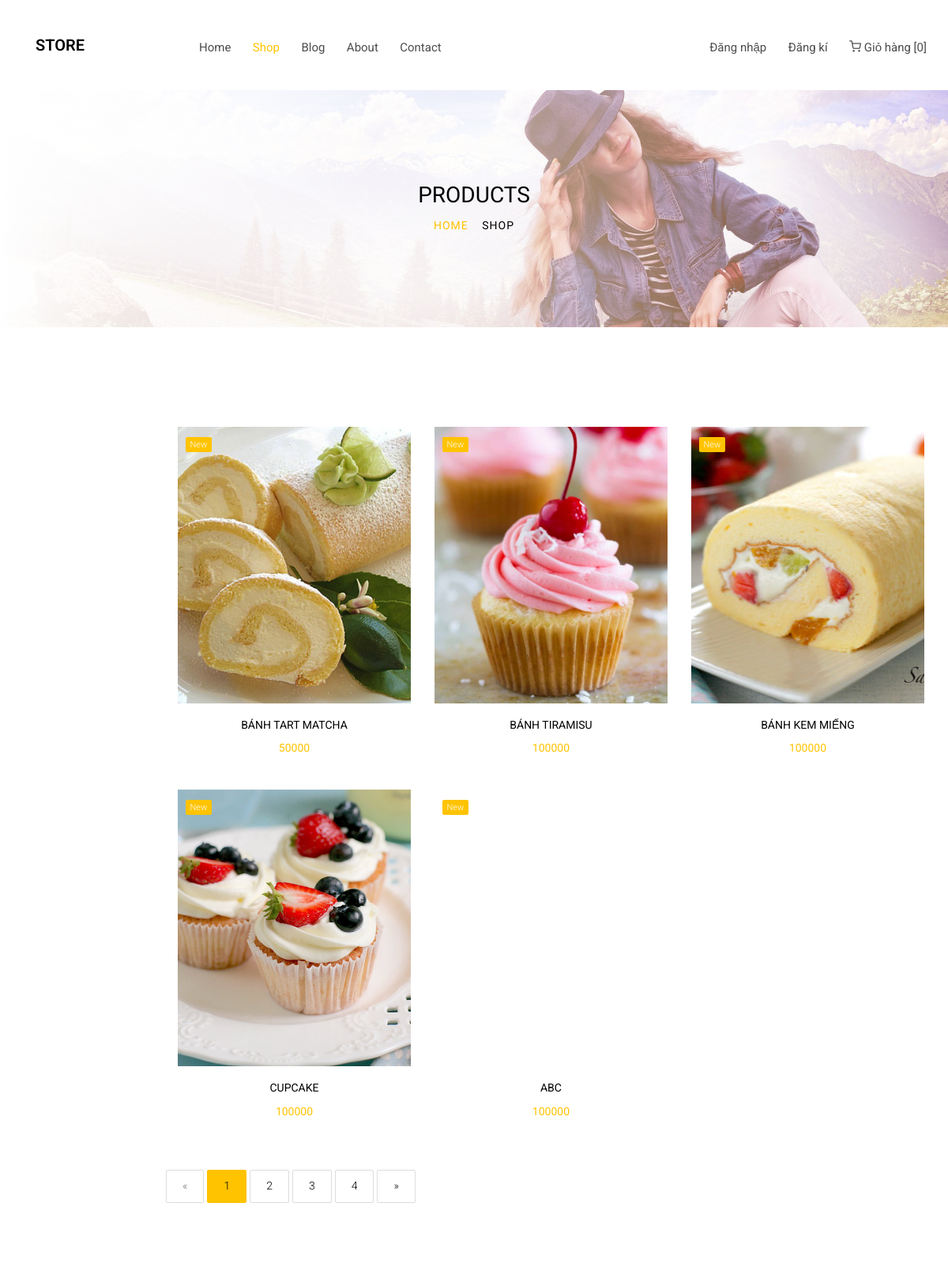
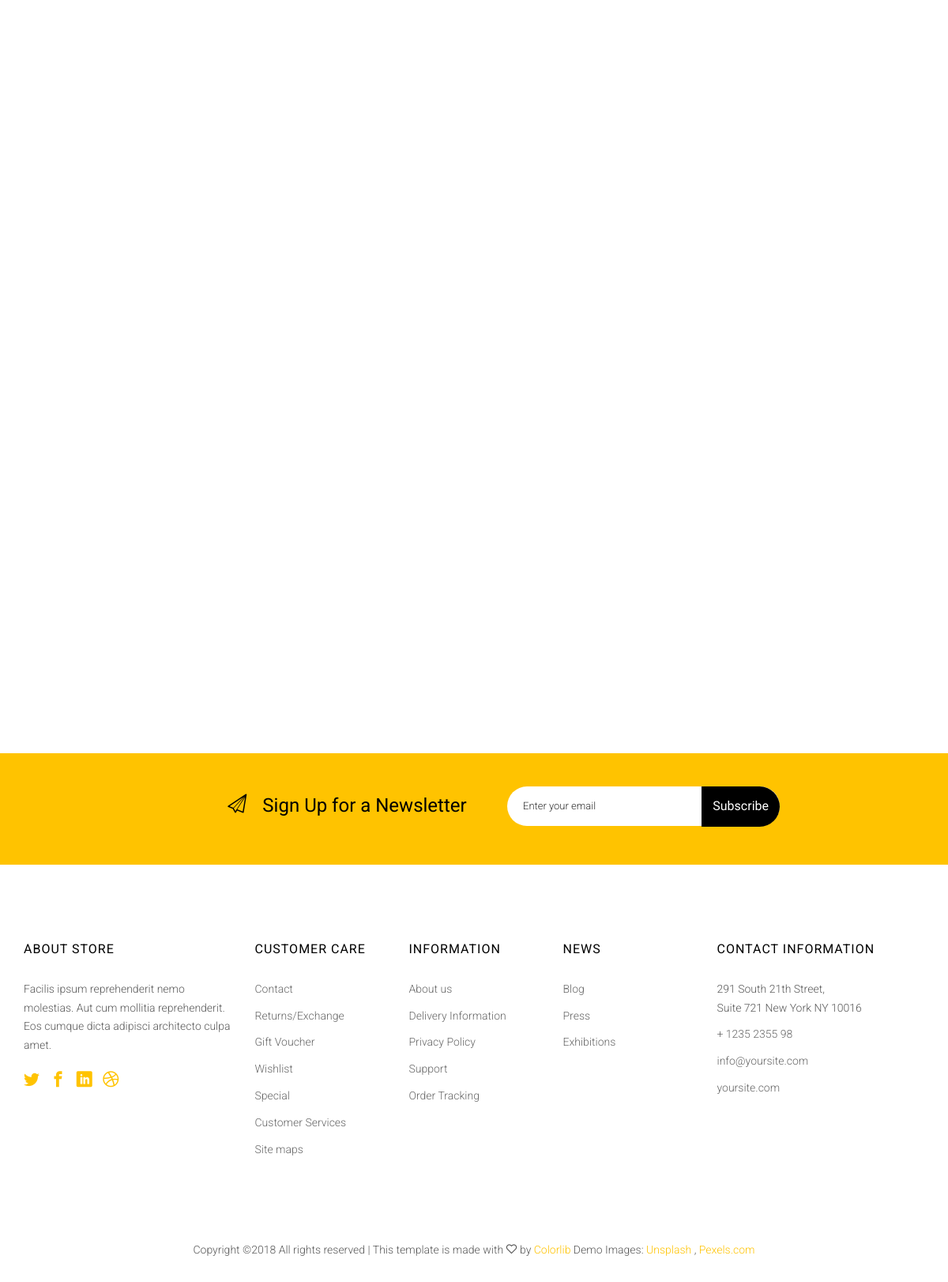
The page /bakery_store/ on the database its author committed (2 pictures, top to bottom).
### bakery_store/models.py (models this page shows)
class Product(models.Model):
    id = models.UUIDField(primary_key=True, default=uuid.uuid4, editable=False)
    name = models.CharField(max_length=30, unique=True)
    available_quantity = models.IntegerField()
    descript = models.CharField(max_length=10000000, default="")
    price = models.IntegerField()
    category = models.CharField(max_length=30)
    image = models.ImageField(upload_to="images")
    is_deleted = models.BooleanField(default=True)

### bakery_store/views.py (the view)
# urls.py: path("",views.index,name='index'),
def index(request):
    product_list = models.Product.objects.all()
    context = {
        'product_list':product_list
    }
    return render(request,'bakery_store/shop.html',context)

### bakery_store/templates/bakery_store/shop.html (shortened to what this page needs)
<!DOCTYPE HTML>
<html>
	<head>
	 {% load static %}
	<link rel="stylesheet" href="{% static 'bakery_store/css/animate.css' %}">
	<link rel="stylesheet" href="{% static 'bakery_store/css/icomoon.css' %}">
	<link rel="stylesheet" href="{% static 'bakery_store/css/bootstrap.css' %}">
	<link rel="stylesheet" href="{% static 'bakery_store/css/magnific-popup.css' %}">
	<link rel="stylesheet" href="{% static 'bakery_store/css/flexslider.css' %}">
	<link rel="stylesheet" href="{% static 'bakery_store/css/owl.carousel.min.css' %}">
	<link rel="stylesheet" href="{% static 'bakery_store/css/owl.theme.default.min.css' %}">
	<link rel="stylesheet" href="{% static 'bakery_store/css/bootstrap-datepicker.css'%}">
	<link rel="stylesheet" href="{% static 'bakery_store/fonts/flaticon/font/flaticon.css' %}">
	<link rel="stylesheet" href="{% static 'bakery_store/css/style.css' %}">
	</head>
	<body>
	<div id="page">
		<nav class="colorlib-nav" role="navigation">
			<div class="top-menu">
				<div class="container">
					<div class="row">
						<div class="col-xs-2">
							<div id="colorlib-logo"><a href="index.html">Store</a></div>
						</div>
						<div class="col-xs-6 text-left menu-1">
							<ul>
								<li><a href="index.html">Home</a></li>
								<li class="has-dropdown active">
									<a href="shop.html">Shop</a>
								</li>
								<li><a href="blog.html">Blog</a></li>
								<li><a href="about.html">About</a></li>
								<li><a href="contact.html">Contact</a></li>
							</ul>
						</div>
						<div class="col-xs-4 text-right menu-1">
							<ul>
							<li><a href="{% url 'loginView' %}">Đăng nhập</a></li>
							<li><a href="{% url 'register' %}">Đăng kí</a></li>
								<li><a href="cart.html"><i class="icon-shopping-cart"></i> Giỏ hàng [0]</a></li>
							</ul>
						</div>
					</div>
				</div>
			</div>
		</nav>
		<aside id="colorlib-hero" class="breadcrumbs">
			<div class="flexslider">
				<ul class="slides">
			   	<li style="background-image: url(images/cover-img-1.jpg);">
			   		<div class="overlay"></div>
			   		<div class="container-fluid">
			   			<div class="row">
				   			<div class="col-md-6 col-md-offset-3 col-sm-12 col-xs-12 slider-text">
				   				<div class="slider-text-inner text-center">
				   					<h1>Products</h1>
				   					<h2 class="bread"><span><a href="index.html">Home</a></span> <span>Shop</span></h2>
				   				</div>
				   			</div>
				   		</div>
			   		</div>
			   	</li>
			  	</ul>
		  	</div>
		</aside>
		<div class="colorlib-shop">
			<div class="container">
				<div class="row">
					<div class="col-md-10 col-md-push-2">
						<div class="row row-pb-lg">
                            {% for product in product_list %}
							<div class="col-md-4 text-center">
								<div class="product-entry">
									<div class="product-img" style="background-image: url('/static/bakery_store/{{ product.image }}');">
										<p class="tag"><span class="new">New</span></p>
									</div>
									<div class="desc">
										<h3><a href="product-detail.html">{{ product.name }}</a></h3>
										<p class="price"><span>{{ product.price }}</span></p>
									</div>
								</div>
							</div>
							{% endfor %}
						<div class="row">
							<div class="col-md-12">
								<ul class="pagination">
									<li class="disabled"><a href="#">&laquo;</a></li>
									<li class="active"><a href="#">1</a></li>
									<li><a href="#">2</a></li>
									<li><a href="#">3</a></li>
									<li><a href="#">4</a></li>
									<li><a href="#">&raquo;</a></li>
								</ul>
							</div>
						</div>
					</div>
				</div>
			</div>
		</div>
		<div id="colorlib-subscribe">
			<div class="container">
				<div class="row">
					<div class="col-md-8 col-md-offset-2">
						<div class="col-md-6 text-center">
							<h2><i class="icon-paperplane"></i>Sign Up for a Newsletter</h2>
						</div>
						<div class="col-md-6">
							<form class="form-inline qbstp-header-subscribe">
								<div class="row">
									<div class="col-md-12 col-md-offset-0">
										<div class="form-group">
											<input type="text" class="form-control" id="email" placeholder="Enter your email">
											<button type="submit" class="btn btn-primary">Subscribe</button>
										</div>
									</div>
								</div>
							</form>
						</div>
					</div>
				</div>
			</div>
		</div>
		<footer id="colorlib-footer" role="contentinfo">
			<div class="container">
				<div class="row row-pb-md">
					<div class="col-md-3 colorlib-widget">
						<h4>About Store</h4>
						<p>Facilis ipsum reprehenderit nemo molestias. Aut cum mollitia reprehenderit. Eos cumque dicta adipisci architecto culpa amet.</p>
						<p>
							<ul class="colorlib-social-icons">
								<li><a href="#"><i class="icon-twitter"></i></a></li>
								<li><a href="#"><i class="icon-facebook"></i></a></li>
								<li><a href="#"><i class="icon-linkedin"></i></a></li>
								<li><a href="#"><i class="icon-dribbble"></i></a></li>
							</ul>
						</p>
					</div>
					<div class="col-md-2 colorlib-widget">
						<h4>Customer Care</h4>
						<p>
							<ul class="colorlib-footer-links">
								<li><a href="#">Contact</a></li>
								<li><a href="#">Returns/Exchange</a></li>
								<li><a href="#">Gift Voucher</a></li>
								<li><a href="#">Wishlist</a></li>
								<li><a href="#">Special</a></li>
								<li><a href="#">Customer Services</a></li>
								<li><a href="#">Site maps</a></li>
							</ul>
						</p>
					</div>
					<div class="col-md-2 colorlib-widget">
						<h4>Information</h4>
						<p>
							<ul class="colorlib-footer-links">
								<li><a href="#">About us</a></li>
								<li><a href="#">Delivery Information</a></li>
								<li><a href="#">Privacy Policy</a></li>
								<li><a href="#">Support</a></li>
								<li><a href="#">Order Tracking</a></li>
							</ul>
						</p>
					</div>
					<div class="col-md-2">
						<h4>News</h4>
						<ul class="colorlib-footer-links">
							<li><a href="blog.html">Blog</a></li>
							<li><a href="#">Press</a></li>
							<li><a href="#">Exhibitions</a></li>
						</ul>
					</div>
					<div class="col-md-3">
						<h4>Contact Information</h4>
						<ul class="colorlib-footer-links">
							<li>291 South 21th Street, <br> Suite 721 New York NY 10016</li>
							<li><a href="tel://1234567920">+ 1235 2355 98</a></li>
							<li><a href="mailto:info@yoursite.com">info@yoursite.com</a></li>
							<li><a href="#">yoursite.com</a></li>
						</ul>
					</div>
				</div>
			</div>
			<div class="copy">
				<div class="row">
					<div class="col-md-12 text-center">
						<p>
							<span class="block">
Copyright &copy;<script>document.write(new Date().getFullYear());</script> All rights reserved | This template is made with <i class="icon-heart2" aria-hidden="true"></i> by <a href="https://colorlib.com" target="_blank">Colorlib</a>
</span>
							<span class="block">Demo Images: <a href="http://unsplash.co/" target="_blank">Unsplash</a> , <a href="http://pexels.com/" target="_blank">Pexels.com</a></span>
						</p>
					</div>
				</div>
			</div>
		</footer>
	</div>
	</body>
</html>

### bakery_store/static/bakery_store/css/icomoon.css (style rules this page uses)
[class^="icon-"], [class*=" icon-"] { font-family: 'icomoon' !important; speak: none; font-style: normal; font-weight: normal; font-variant: normal; text-transform: none; line-height: 1; -webkit-font-smoothing: antialiased; -moz-osx-font-smoothing: grayscale; }
.icon-heart2:before { content: "\e975"; }
.icon-shopping-cart:before { content: "\e9c8"; }
.icon-facebook:before { content: "\ed07"; }
.icon-twitter:before { content: "\ed0d"; }
.icon-dribbble:before { content: "\ed1e"; }
.icon-linkedin:before { content: "\ed40"; }
.icon-paperplane:before { content: "\ed80"; }

### rows shown on the page
Product: image (picture), name "BÁNH TART MATCHA", price "50000"
Product: image (picture), name "BÁNH TIRAMISU", price "100000"
Product: image (picture), name "BÁNH KEM MIẾNG", price "100000"
Product: image (picture), name "CUPCAKE", price "100000"
Product: name "ABC", price "100000"
